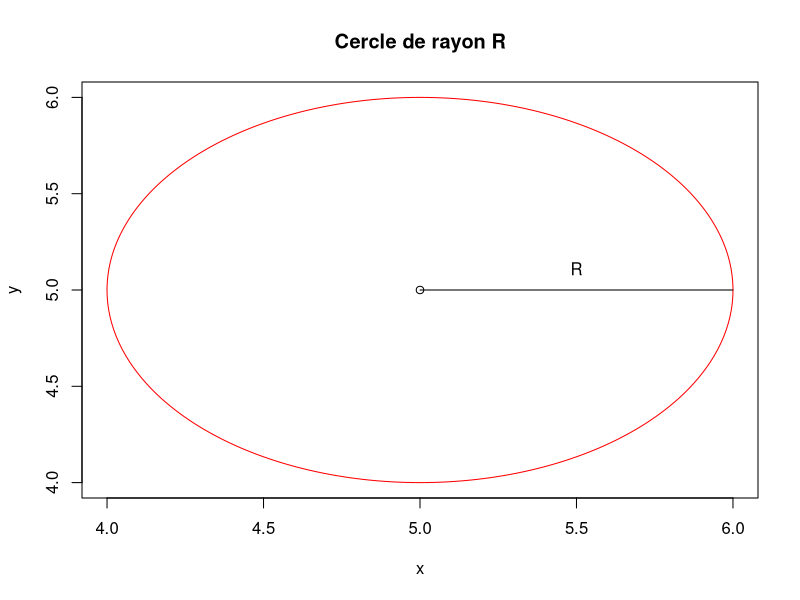

The R source for this figure:
Circle=function(vect_Orig, R, Nb_point){
  
    points = (0:Nb_point)*2*pi/Nb_point
    x = vect_Orig[1] + R*cos(points)
    y = vect_Orig[2] + R*sin(points)
    
    plot(x,y,type='l', col = 'red', main = "Cercle de rayon R")
    points(vect_Orig[1], vect_Orig[2], type='p', col="black", lwd = 1)
    segments(vect_Orig[1], vect_Orig[2], vect_Orig[1] + R, vect_Orig[2], 
             col = 'black')
    text(x = vect_Orig[1] + R/2, y = vect_Orig[2] + R*0.11, "R", lwd = 1)
    
}
Circle(c(5,5),1,10000)
